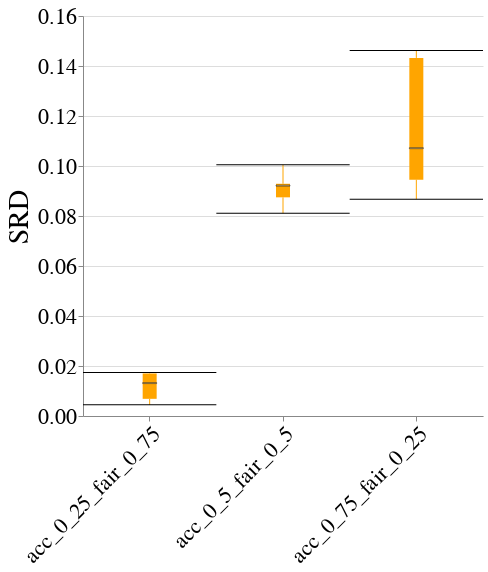

The code cell stored with this chart in its notebook:
### Code cell
create_box_plot_per_dataset_and_case_study(to_plot=best_lp_metrics_per_exp_config_df,
                                           exp_name=EXP_NAME,
                                           dataset_name=DATASET_NAME,
                                           case_study_name=CASE_STUDY_NAME,
                                           metric_name="Selection_Rate_Difference",
                                           group="RAC1P")

### Figure 1 — Vega-Lite specification as saved in the notebook (floating-point values rounded to 4 significant figures)
{"config": {"view": {"continuousWidth": 400, "continuousHeight": 300, "stroke": null}, "axis": {"labelFontSize": 22, "labelFontWeight": "normal", "titleFontSize": 28, "titleFontWeight": "normal"}, "title": {"fontSize": 28}}, "data": {"name": "data-6e30da054acfa82750f120c215059cf3"}, "mark": {"type": "boxplot", "color": "orange", "median": {"stroke": "black", "strokeWidth": 0.7}, "ticks": true}, "encoding": {"x": {"axis": {"labelAngle": -45, "labelLimit": 500}, "field": "exp_config_name", "title": null, "type": "nominal"}, "y": {"field": "disparity_metric_value", "scale": {"zero": false}, "title": "SRD", "type": "quantitative"}}, "height": 400, "width": 400, "$schema": "https://vega.github.io/schema/vega-lite/v4.17.0.json", "datasets": {"data-6e30da054acfa82750f120c215059cf3": [{"exp_config_name": "acc_0_25_fair_0_75", "run_num": 1, "logical_pipeline_uuid": "Tm9uZSZOT19GQUlSTkVTU19JTlRFUlZFTlRJT04mcmZfY2xm", "physical_pipeline_uuid": "613fde51-0194-4263-98e5-5e6f95e37576", "compound_pp_quality": 0.8684, "metric": "Selection_Rate_Difference", "model_name": "rf_clf", "runtime_in_mins": 0.04458, "dataset_name": "folk_pubcov", "logical_pipeline_name": "None&NO_FAIRNESS_INTERVENTION&rf_clf", "null_imputer_name": "None", "fairness_intervention_name": "NO_FAIRNESS_INTERVENTION", "RAC1P_dis": 0.1934, "RAC1P_priv": 0.1866, "SEX&RAC1P_dis": 0.1846, "SEX&RAC1P_priv": 0.1904, "SEX_dis": 0.1708, "SEX_priv": 0.2125, "overall": 0.1892, "disparity_metric_value": 0.006866}, {"exp_config_name": "acc_0_25_fair_0_75", "run_num": 2, "logical_pipeline_uuid": "Tm9uZSZOT19GQUlSTkVTU19JTlRFUlZFTlRJT04mcmZfY2xm", "physical_pipeline_uuid": "90d5579c-37f8-4826-8d51-76ee76d67b06", "compound_pp_quality": 0.8625, "metric": "Selection_Rate_Difference", "model_name": "rf_clf", "runtime_in_mins": 0.1799, "dataset_name": "folk_pubcov", "logical_pipeline_name": "None&NO_FAIRNESS_INTERVENTION&rf_clf", "null_imputer_name": "None", "fairness_intervention_name": "NO_FAIRNESS_INTERVENTION", "RAC1P_dis": 0.2011, "RAC1P_priv": 0.1837, "SEX&RAC1P_dis": 0.1915, "SEX&RAC1P_priv": 0.1899, "SEX_dis": 0.1737, "SEX_priv": 0.2114, "overall": 0.1902, "disparity_metric_value": 0.0174}, {"exp_config_name": "acc_0_25_fair_0_75", "run_num": 3, "logical_pipeline_uuid": "Tm9uZSZOT19GQUlSTkVTU19JTlRFUlZFTlRJT04mcmZfY2xm", "physical_pipeline_uuid": "ed773b07-0e46-4f94-81ca-4da4b9f1e3a3", "compound_pp_quality": 0.8726, "metric": "Selection_Rate_Difference", "model_name": "rf_clf", "runtime_in_mins": 0.3652, "dataset_name": "folk_pubcov", "logical_pipeline_name": "None&NO_FAIRNESS_INTERVENTION&rf_clf", "null_imputer_name": "None", "fairness_intervention_name": "NO_FAIRNESS_INTERVENTION", "RAC1P_dis": 0.1995, "RAC1P_priv": 0.1951, "SEX&RAC1P_dis": 0.1851, "SEX&RAC1P_priv": 0.2, "SEX_dis": 0.1744, "SEX_priv": 0.2259, "overall": 0.1968, "disparity_metric_value": 0.004451}, {"exp_config_name": "acc_0_25_fair_0_75", "run_num": 4, "logical_pipeline_uuid": "Tm9uZSZOT19GQUlSTkVTU19JTlRFUlZFTlRJT04mcmZfY2xm", "physical_pipeline_uuid": "d9276800-13d6-48d8-b61e-081b9fdb78d0", "compound_pp_quality": 0.8666, "metric": "Selection_Rate_Difference", "model_name": "rf_clf", "runtime_in_mins": 0.02287, "dataset_name": "folk_pubcov", "logical_pipeline_name": "None&NO_FAIRNESS_INTERVENTION&rf_clf", "null_imputer_name": "None", "fairness_intervention_name": "NO_FAIRNESS_INTERVENTION", "RAC1P_dis": 0.2093, "RAC1P_priv": 0.1923, "SEX&RAC1P_dis": 0.2062, "SEX&RAC1P_priv": 0.1967, "SEX_dis": 0.1801, "SEX_priv": 0.2232, "overall": 0.1987, "disparity_metric_value": 0.01701}, {"exp_config_name": "acc_0_25_fair_0_75", "run_num": 5, "logical_pipeline_uuid": "Tm9uZSZOT19GQUlSTkVTU19JTlRFUlZFTlRJT04mcmZfY2xm", "physical_pipeline_uuid": "b75b2fa6-9525-45b9-ac4b-8a5fce7f1b83", "compound_pp_quality": 0.8668, "metric": "Selection_Rate_Difference", "model_name": "rf_clf", "runtime_in_mins": 0.1131, "dataset_name": "folk_pubcov", "logical_pipeline_name": "None&NO_FAIRNESS_INTERVENTION&rf_clf", "null_imputer_name": "None", "fairness_intervention_name": "NO_FAIRNESS_INTERVENTION", "RAC1P_dis": 0.1982, "RAC1P_priv": 0.185, "SEX&RAC1P_dis": 0.1982, "SEX&RAC1P_priv": 0.1878, "SEX_dis": 0.1751, "SEX_priv": 0.2093, "overall": 0.1899, "disparity_metric_value": 0.01317}, {"exp_config_name": "acc_0_5_fair_0_5", "run_num": 1, "logical_pipeline_uuid": "Tm9uZSZOT19GQUlSTkVTU19JTlRFUlZFTlRJT04mbGdibV9jbGY=", "physical_pipeline_uuid": "a644eda4-3702-4e1a-b8d7-971aa792958f", "compound_pp_quality": 0.7665, "metric": "Selection_Rate_Difference", "model_name": "lgbm_clf", "runtime_in_mins": 0.02519, "dataset_name": "folk_pubcov", "logical_pipeline_name": "None&NO_FAIRNESS_INTERVENTION&lgbm_clf", "null_imputer_name": "None", "fairness_intervention_name": "NO_FAIRNESS_INTERVENTION", "RAC1P_dis": 0.3717, "RAC1P_priv": 0.2795, "SEX&RAC1P_dis": 0.3879, "SEX&RAC1P_priv": 0.2959, "SEX_dis": 0.3066, "SEX_priv": 0.325, "overall": 0.3147, "disparity_metric_value": 0.09214}, {"exp_config_name": "acc_0_5_fair_0_5", "run_num": 2, "logical_pipeline_uuid": "Tm9uZSZOT19GQUlSTkVTU19JTlRFUlZFTlRJT04mbGdibV9jbGY=", "physical_pipeline_uuid": "04419453-9fdf-404a-9556-a64c008341ff", "compound_pp_quality": 0.7653, "metric": "Selection_Rate_Difference", "model_name": "lgbm_clf", "runtime_in_mins": 0.01704, "dataset_name": "folk_pubcov", "logical_pipeline_name": "None&NO_FAIRNESS_INTERVENTION&lgbm_clf", "null_imputer_name": "None", "fairness_intervention_name": "NO_FAIRNESS_INTERVENTION", "RAC1P_dis": 0.3759, "RAC1P_priv": 0.2754, "SEX&RAC1P_dis": 0.38, "SEX&RAC1P_priv": 0.2956, "SEX_dis": 0.3051, "SEX_priv": 0.3226, "overall": 0.3128, "disparity_metric_value": 0.1005}, {"exp_config_name": "acc_0_5_fair_0_5", "run_num": 3, "logical_pipeline_uuid": "Tm9uZSZOT19GQUlSTkVTU19JTlRFUlZFTlRJT04mZ2FuZGFsZl9jbGY=", "physical_pipeline_uuid": "bdc69d87-135c-46d3-bd95-838df2fd63fc", "compound_pp_quality": 0.7721, "metric": "Selection_Rate_Difference", "model_name": "gandalf_clf", "runtime_in_mins": 11.1, "dataset_name": "folk_pubcov", "logical_pipeline_name": "None&NO_FAIRNESS_INTERVENTION&gandalf_clf", "null_imputer_name": "None", "fairness_intervention_name": "NO_FAIRNESS_INTERVENTION", "RAC1P_dis": 0.3838, "RAC1P_priv": 0.3027, "SEX&RAC1P_dis": 0.3876, "SEX&RAC1P_priv": 0.3194, "SEX_dis": 0.3252, "SEX_priv": 0.3455, "overall": 0.334, "disparity_metric_value": 0.08106}, {"exp_config_name": "acc_0_5_fair_0_5", "run_num": 4, "logical_pipeline_uuid": "Tm9uZSZOT19GQUlSTkVTU19JTlRFUlZFTlRJT04mZ2FuZGFsZl9jbGY=", "physical_pipeline_uuid": "96dc28f1-c532-4eb9-b7a1-b3f4d6b4a92a", "compound_pp_quality": 0.7759, "metric": "Selection_Rate_Difference", "model_name": "gandalf_clf", "runtime_in_mins": 18.09, "dataset_name": "folk_pubcov", "logical_pipeline_name": "None&NO_FAIRNESS_INTERVENTION&gandalf_clf", "null_imputer_name": "None", "fairness_intervention_name": "NO_FAIRNESS_INTERVENTION", "RAC1P_dis": 0.4075, "RAC1P_priv": 0.32, "SEX&RAC1P_dis": 0.4205, "SEX&RAC1P_priv": 0.335, "SEX_dis": 0.3436, "SEX_priv": 0.3649, "overall": 0.3528, "disparity_metric_value": 0.08747}, {"exp_config_name": "acc_0_5_fair_0_5", "run_num": 5, "logical_pipeline_uuid": "Tm9uZSZOT19GQUlSTkVTU19JTlRFUlZFTlRJT04mbGdibV9jbGY=", "physical_pipeline_uuid": "a797b52c-b2f3-46dd-aca9-7f47294f51db", "compound_pp_quality": 0.7677, "metric": "Selection_Rate_Difference", "model_name": "lgbm_clf", "runtime_in_mins": 0.01558, "dataset_name": "folk_pubcov", "logical_pipeline_name": "None&NO_FAIRNESS_INTERVENTION&lgbm_clf", "null_imputer_name": "None", "fairness_intervention_name": "NO_FAIRNESS_INTERVENTION", "RAC1P_dis": 0.3728, "RAC1P_priv": 0.2799, "SEX&RAC1P_dis": 0.3826, "SEX&RAC1P_priv": 0.2969, "SEX_dis": 0.3074, "SEX_priv": 0.3232, "overall": 0.3142, "disparity_metric_value": 0.09289}, {"exp_config_name": "acc_0_75_fair_0_25", "run_num": 1, "logical_pipeline_uuid": "Tm9uZSZOT19GQUlSTkVTU19JTlRFUlZFTlRJT04mbGdibV9jbGY=", "physical_pipeline_uuid": "d6b4672c-9539-4ff9-8959-69f9b4582465", "compound_pp_quality": 0.6968, "metric": "Selection_Rate_Difference", "model_name": "lgbm_clf", "runtime_in_mins": 0.0315, "dataset_name": "folk_pubcov", "logical_pipeline_name": "None&NO_FAIRNESS_INTERVENTION&lgbm_clf", "null_imputer_name": "None", "fairness_intervention_name": "NO_FAIRNESS_INTERVENTION", "RAC1P_dis": 0.372, "RAC1P_priv": 0.2774, "SEX&RAC1P_dis": 0.3849, "SEX&RAC1P_priv": 0.2952, "SEX_dis": 0.3041, "SEX_priv": 0.3255, "overall": 0.3135, "disparity_metric_value": 0.09451}, {"exp_config_name": "acc_0_75_fair_0_25", "run_num": 2, "logical_pipeline_uuid": "Tm9uZSZOT19GQUlSTkVTU19JTlRFUlZFTlRJT04mZ2FuZGFsZl9jbGY=", "physical_pipeline_uuid": "6cf2264a-c555-4fae-a41a-4d4d771129cb", "compound_pp_quality": 0.7017, "metric": "Selection_Rate_Difference", "model_name": "gandalf_clf", "runtime_in_mins": 13.38, "dataset_name": "folk_pubcov", "logical_pipeline_name": "None&NO_FAIRNESS_INTERVENTION&gandalf_clf", "null_imputer_name": "None", "fairness_intervention_name": "NO_FAIRNESS_INTERVENTION", "RAC1P_dis": 0.4878, "RAC1P_priv": 0.3445, "SEX&RAC1P_dis": 0.4737, "SEX&RAC1P_priv": 0.3784, "SEX_dis": 0.3757, "SEX_priv": 0.4261, "overall": 0.3978, "disparity_metric_value": 0.1432}, {"exp_config_name": "acc_0_75_fair_0_25", "run_num": 3, "logical_pipeline_uuid": "Tm9uZSZOT19GQUlSTkVTU19JTlRFUlZFTlRJT04mZ2FuZGFsZl9jbGY=", "physical_pipeline_uuid": "a82ba31b-7378-467e-8a53-9f4204027289", "compound_pp_quality": 0.7058, "metric": "Selection_Rate_Difference", "model_name": "gandalf_clf", "runtime_in_mins": 11.64, "dataset_name": "folk_pubcov", "logical_pipeline_name": "None&NO_FAIRNESS_INTERVENTION&gandalf_clf", "null_imputer_name": "None", "fairness_intervention_name": "NO_FAIRNESS_INTERVENTION", "RAC1P_dis": 0.4395, "RAC1P_priv": 0.3324, "SEX&RAC1P_dis": 0.4427, "SEX&RAC1P_priv": 0.3549, "SEX_dis": 0.363, "SEX_priv": 0.3876, "overall": 0.3737, "disparity_metric_value": 0.1071}, {"exp_config_name": "acc_0_75_fair_0_25", "run_num": 4, "logical_pipeline_uuid": "Tm9uZSZOT19GQUlSTkVTU19JTlRFUlZFTlRJT04mZ2FuZGFsZl9jbGY=", "physical_pipeline_uuid": "25d1db45-06b1-4a4b-8f99-ddbbf627d6ac", "compound_pp_quality": 0.7081, "metric": "Selection_Rate_Difference", "model_name": "gandalf_clf", "runtime_in_mins": 15.99, "dataset_name": "folk_pubcov", "logical_pipeline_name": "None&NO_FAIRNESS_INTERVENTION&gandalf_clf", "null_imputer_name": "None", "fairness_intervention_name": "NO_FAIRNESS_INTERVENTION", "RAC1P_dis": 0.4072, "RAC1P_priv": 0.3205, "SEX&RAC1P_dis": 0.4205, "SEX&RAC1P_priv": 0.3353, "SEX_dis": 0.3439, "SEX_priv": 0.3649, "overall": 0.353, "disparity_metric_value": 0.08672}, {"exp_config_name": "acc_0_75_fair_0_25", "run_num": 5, "logical_pipeline_uuid": "Tm9uZSZOT19GQUlSTkVTU19JTlRFUlZFTlRJT04mZ2FuZGFsZl9jbGY=", "physical_pipeline_uuid": "5e2306d5-6b18-4a5b-9e0d-c009908f5af7", "compound_pp_quality": 0.7032, "metric": "Selection_Rate_Difference", "model_name": "gandalf_clf", "runtime_in_mins": 9.255, "dataset_name": "folk_pubcov", "logical_pipeline_name": "None&NO_FAIRNESS_INTERVENTION&gandalf_clf", "null_imputer_name": "None", "fairness_intervention_name": "NO_FAIRNESS_INTERVENTION", "RAC1P_dis": 0.4813, "RAC1P_priv": 0.3351, "SEX&RAC1P_dis": 0.4839, "SEX&RAC1P_priv": 0.3649, "SEX_dis": 0.3756, "SEX_priv": 0.4067, "overall": 0.389, "disparity_metric_value": 0.1462}]}}
